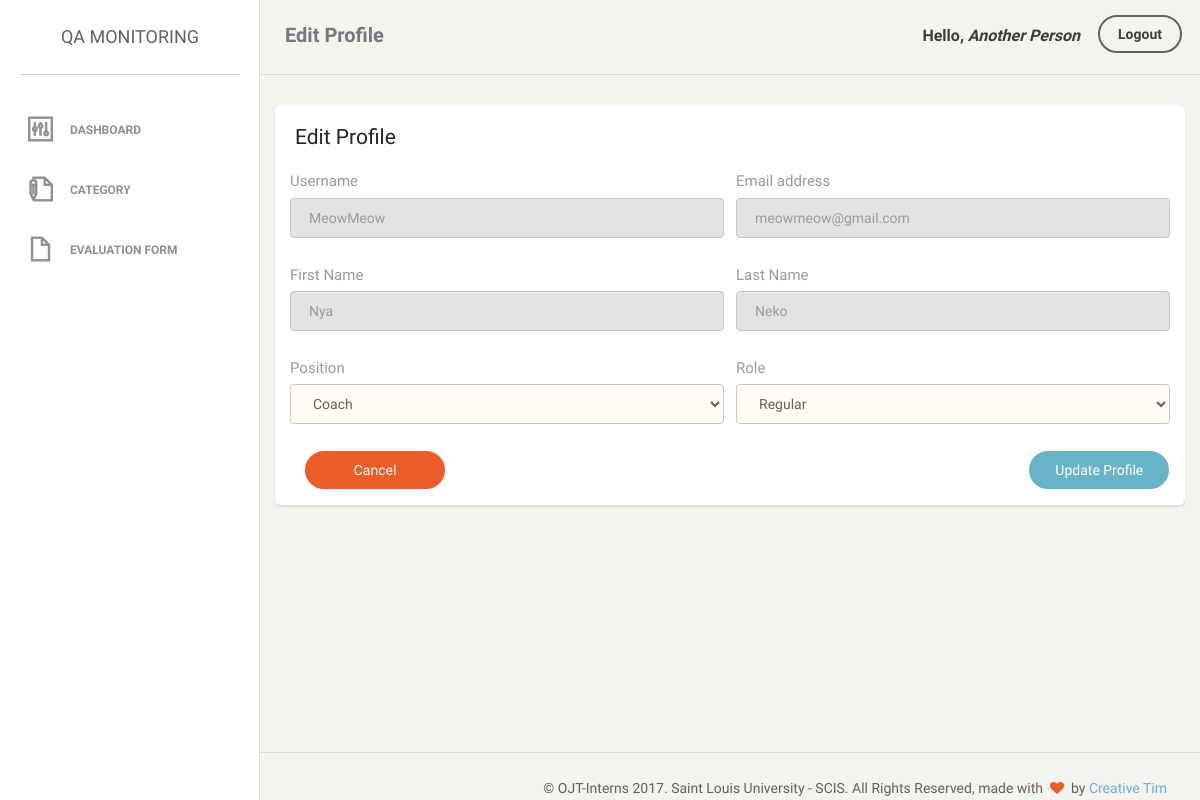
Page /dashboard/editStat.php?id=2 (signed in) on the committed database.
### tables this page shows
CREATE TABLE `user` (
  `userId` int(11) NOT NULL AUTO_INCREMENT,
  `empNum` varchar(45) NOT NULL,
  `lastname` varchar(45) NOT NULL,
  `firstname` varchar(45) NOT NULL,
  `type` enum('Regular','Admin','Super Admin') NOT NULL DEFAULT 'Regular',
  `position` enum('QA','Coach') NOT NULL,
  `password` varchar(45) NOT NULL,
  `email` varchar(45) NOT NULL,
  `username` varchar(45) NOT NULL,
  PRIMARY KEY (`userId`)
);

### dashboard/editStat.php (the view, shortened to what this page needs)
<?php
    $db = new mysqli("localhost", "root", "", "ntu_monitoring");
?>
<?php
    $email = $_SESSION['username'];
    $queryName = mysqli_query($db, "SELECT CONCAT(firstname, ' ' ,lastname) as name, userId, type FROM user WHERE email = '$email'");
    $rowUser = $queryName->fetch_assoc();
    $name = $rowUser['name'];
    $id = $rowUser['userId'];
    $type = $rowUser['type'];
?>
<!doctype html>
<html lang="en">
<head>
    <link href="assets/css/bootstrap.min.css" rel="stylesheet" />
    <link href="assets/css/animate.min.css" rel="stylesheet"/>
    <link href="assets/css/paper-dashboard.css" rel="stylesheet"/>
    <link href="http://maxcdn.bootstrapcdn.com/font-awesome/latest/css/font-awesome.min.css" rel="stylesheet">
    <link href="assets/css/themify-icons.css" rel="stylesheet">
</head>
<body>
<div class="wrapper">
    <div class="sidebar" data-background-color="white" data-active-color="danger">
    	<div class="sidebar-wrapper">
            <div class="logo">
                <a href="#" class="simple-text">
                    QA Monitoring
                </a>
            </div>
            <ul class="nav">
                <li >
                    <a href="dashboard.php">
                        <i class="ti-panel"></i>
                        <p>Dashboard</p>
                    </a>
                </li>
                <?php
                    if($type != 'Regular'){
                        echo "<li>
                                <a href='cat.php'>
                                    <i class='ti-write'></i>
                                    <p>Category</p>
                                </a>
                            </li>";
                    }
                ?>
                <li>
                    <a href="eval.php">
                        <i class="ti-file"></i>
                        <p>Evaluation Form</p>
                    </a>
                </li>
            </ul>
    	</div>
    </div>
    <div class="main-panel">
        <nav class="navbar navbar-default">
            <div class="container-fluid">
                <div class="navbar-header">
                    <a class="navbar-brand" href="#">Edit Profile</a>
                </div>
                <div class="collapse navbar-collapse">
                    <ul class="nav navbar-nav navbar-right">
                        <li>
                            <?php
                                echo "<a href='editAccount?id=$id' class='simple-text'>";
                                    echo "<strong>Hello, </strong>";
                                    echo "<strong> <em>". $name . " </em></strong>";
                                echo "</a>";
                            ?>
                        </li>
                         <li>
                            <form action="<?php echo htmlspecialchars($_SERVER["PHP_SELF"]); ?>" method="POST">
                                <button type="submit" name="Logout" class="btn btn-link" style="text-decoration: none;"><strong>Logout</strong></button>
                            </form>
                        </li>
                    </ul>
                </div>
            </div>
        </nav>
        <div class="content">
            <div class="container-fluid">
               <div class="row">
                  <div class="card">
                         <div class="header">
                            <h4 class="title">Edit Profile</h4>
                        </div>
                         <div class="content">
                            <?php
                                $id = $_GET['id'];
                                $queryList="SELECT firstname, lastname, email, position, type, username, userId FROM user WHERE userId = '$id' ";
                                if ($result=mysqli_query($db, $queryList)) {
                                    if(mysqli_num_rows($result) > 0) {
                                        echo "<form action='editStat?id=$id' method='post'>";
                                            while ($row=mysqli_fetch_assoc($result)) {
                                                $f = $row['firstname'];
                                                $l = $row['lastname'];
                                                $e = $row['email'];
                                                $p = $row['position'];
                                                $t = $row['type'];
                                                $u = $row['username'];
                            ?>
                                <div class="row">
                                         <div class="col-md-6">
                                            <div class="form-group">
                                                <label>Username</label>
                                                <input type="text" name ="meow" class="form-control border-input" placeholder="<?php echo $u; ?>" value="<?php echo $u; ?>" disabled>
                                            </div>
                                        </div>
                                        <div class="col-md-6">
                                            <div class="form-group">
                                                <label>Email address</label>
                                                <input type="email" name ="e" class="form-control border-input" placeholder="<?php echo $e; ?>" value="<?php echo $e; ?>" disabled>
                                            </div>
                                        </div>
                                    </div>
                                    <div class="row">
                                        <div class="col-md-6">
                                            <div class="form-group">
                                                <label>First Name</label>
                                                <input type="text" name ="fn" class="form-control border-input" placeholder="<?php echo $f; ?>" value="<?php echo $f; ?>" disabled>
                                            </div>
                                        </div>
                                        <div class="col-md-6">
                                            <div class="form-group">
                                                <label>Last Name</label>
                                                <input type="text" name ="ln" class="form-control border-input" placeholder="<?php echo $e; ?>" value="<?php echo $l; ?>" disabled>
                                            </div>
                                        </div>
                                    </div>
                                    <div class="row">
                                        <div class="col-md-6">
                                            <div class="form-group">
                                                <label>Position</label>
                                                <select name="position" class="form-control border-input">
                                                    <?php
                                                        if($p == 'QA'){
                                                            echo "<option><strong> QA </strong></option>";
                                                            echo "<option>Coach</option>";
                                                        }else if($p == 'Coach'){
                                                            echo "<option><strong> Coach </strong></option>";
                                                        }
                                                    ?>
                                                </select>
                                            </div>
                                        </div>
                                        <div class="col-md-6">
                                            <div class="form-group">
                                                <label>Role</label>
                                                <select name="role" class="form-control border-input">
                                                    <?php
                                                        if($t == 'Regular'){
                                                            echo "<option><strong> Regular </strong></option>";
                                                        }else if($t == 'Admin'){
                                                            echo "<option><strong> Admin </strong></option>";
                                                             echo "<option> Super Admin </option>";
                                                             echo "<option> Regular </option>";
                                                        }else if($t == 'Super Admin'){
                                                            echo "<option><strong> Super Admin </strong></option>";
                                                            echo "<option> Admin </option>";
                                                            echo "<option> Regular </option>";
                                                        }
                                                    ?>
                                                </select>
                                            </div>
                                        </div>
                                    </div>
                                    <div class="form-group">
                                        <div class="col-md-10">
                                             <a href="user.php"><button type="button"  class="btn btn-danger btn-fill btn-wd">Cancel</button></a>
                                        </div>
                                        <div class="col-md-2">
                                            <button type="submit"  name ="submit" class="btn btn-info btn-fill btn-wd">Update Profile</button>
                                            </div>
                                    </div>
                                    <div class="clearfix"></div>
                                <?php
                                            }
                                            echo " </form>";
                                        }
                                    }
                                ?>
                         </div>
                     </div>
                </div>
            </div>
        </div>
        <footer class="footer">
            <div class="container-fluid">
                <div class="copyright pull-right">
                    &copy; OJT-Interns <script>document.write(new Date().getFullYear())</script>. Saint Louis University - SCIS. All Rights Reserved, made with <i class="fa fa-heart heart"></i> by <a href="http://www.creative-tim.com">Creative Tim</a>
                </div>
            </div>
        </footer>
    </div>
</div>
</body>
</html>

### rows in the picture
user: meow "MeowMeow", e "meowmeow@gmail.com", fn "Nya", ln "Neko", position "Coach", role "Regular"

### other values in the picture
$name "Another Person"
